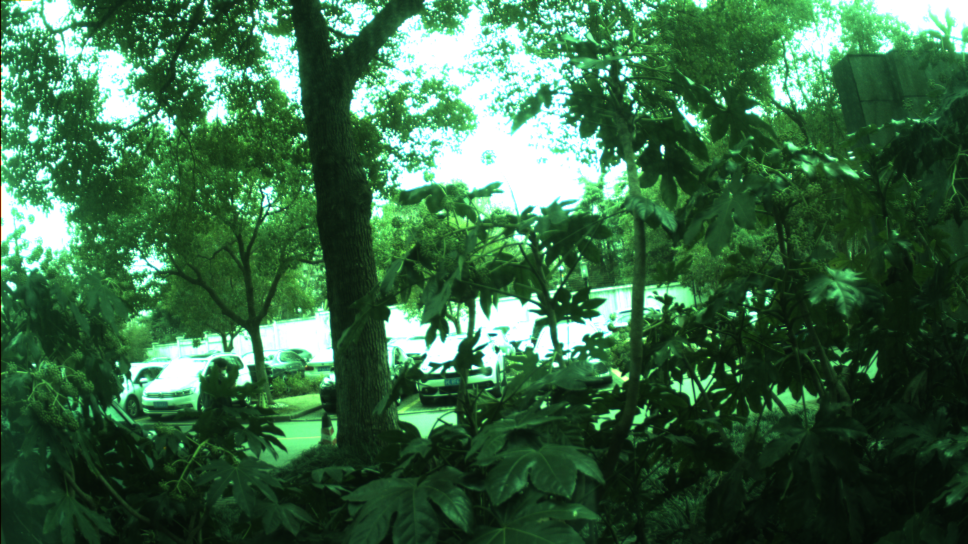
#> input picture img/day-0.png, 1936 x 1088 px, found by its file name (shown at 1/2 size)
$ python HE_FPGA.py
#> lines starting #> are read from the running program, lines starting #| are printed output that depends on the picture
# ****************************************************************************************#
# Encoding:         UTF-8
# ----------------------------------------------------------------------------------------
# File Name:        HE_FPGA.py
# Descriptions:     直方图均衡化（硬件思路验证）
# -----------------------------------------README-----------------------------------------
# 对硬件设计思路的验证，执行效率很低。
#
# 可以对RGB彩图做处理：先转换到HSV空间，对V通道做处理，然后再还原回RGB。
#
# ----------------------------------------------------------------------------------------
# ****************************************************************************************#


import cv2
import numpy as np
from time import time


def hsv2bgr(bgr: np.ndarray, new_V: np.ndarray):
    tmp = bgr.astype(np.uint32) * new_V.astype(np.uint32)[:, :, None]
    m = bgr.astype(np.uint32).max(axis=-1)[:, :, None]
    m[m == 0] = 1  # 避免除零
    dst = tmp / m
    dst = dst.clip(0, 255).astype(np.uint8)
    return dst


def HE(img: np.ndarray):
    gray = img.max(axis=-1)
    height, width = gray.shape
    pdf = np.zeros(256, dtype=int)
    cdf = np.zeros(256)
    # 统计直方图分布
    for i in range(height):
        for j in range(width):
            index = gray[i][j]
            pdf[index] += 1
    # 计算累积分布直方图
    cdf = pdf.cumsum() // 8192
    cdf = cdf.astype(np.uint8)

    print("cdf done!")

    new_V = np.ndarray(gray.shape)
    # 均衡化
    for i in range(height):
        for j in range(width):
            new_V[i][j] = cdf[gray[i][j]]
    dst = hsv2bgr(img, new_V)
    return dst


if __name__ == "__main__":
    path = "./img/day-0.png"
    src = cv2.imread(path)[4:1084, 8:1928]
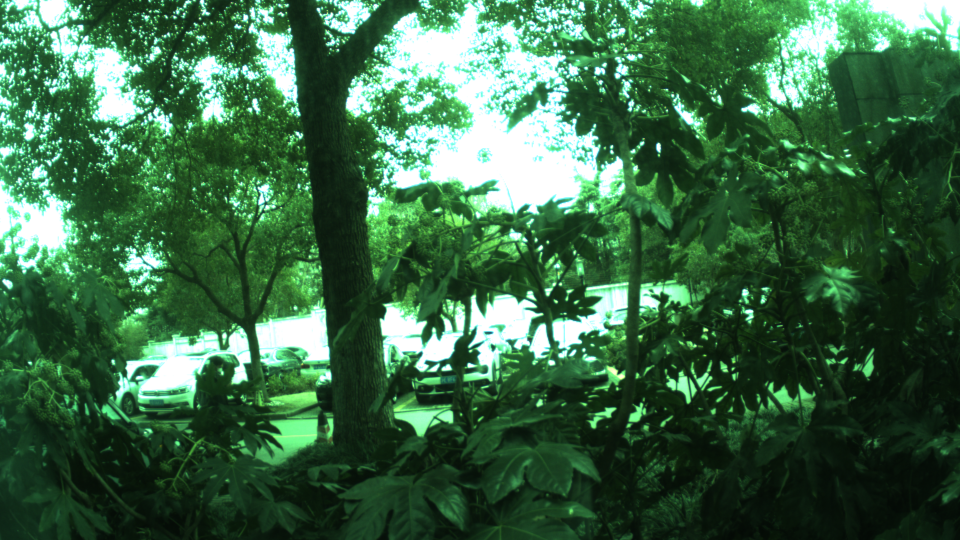
#> src: shape (1080, 1920, 3) (shown at 1/2 size); mean B, G, R 70.3, 104.1, 59.6

    start = time()
    dst = HE(src)
#> in HE, `gray = img.max(axis=-1)`:
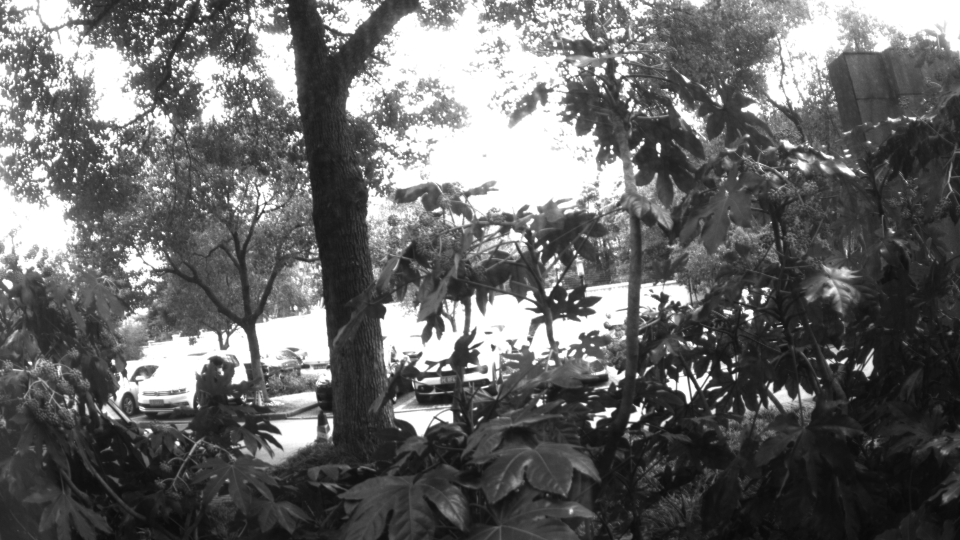
#> gray: shape (1080, 1920) (shown at 1/2 size); min 8, max 255, mean 104.2
#> after the loop in HE, `for i in range(height):`: pdf = 256 values, max 297649 at index 255, min 0 at index 0, mean 8100
#> in HE, `cdf = pdf.cumsum() // 8192`: cdf = 256 values from 0 to 253
#> after the loop in HE, `for i in range(height):`:
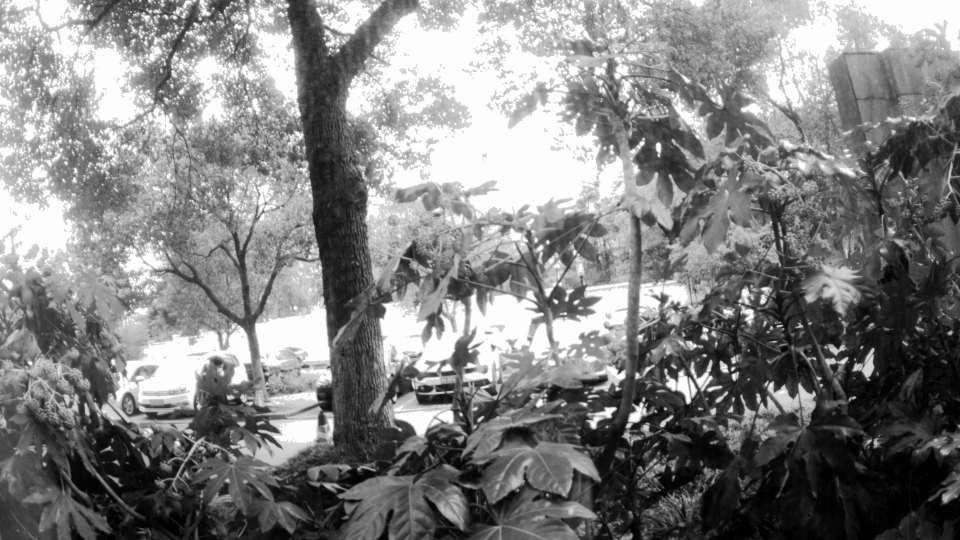
#> new_V: shape (1080, 1920) float64 (shown at 1/2 size); min 0, max 253, mean 129.4
#> in hsv2bgr, `tmp = bgr.astype(np.uint32) * new_V.astype(np.uint32)[:, :, None]`:
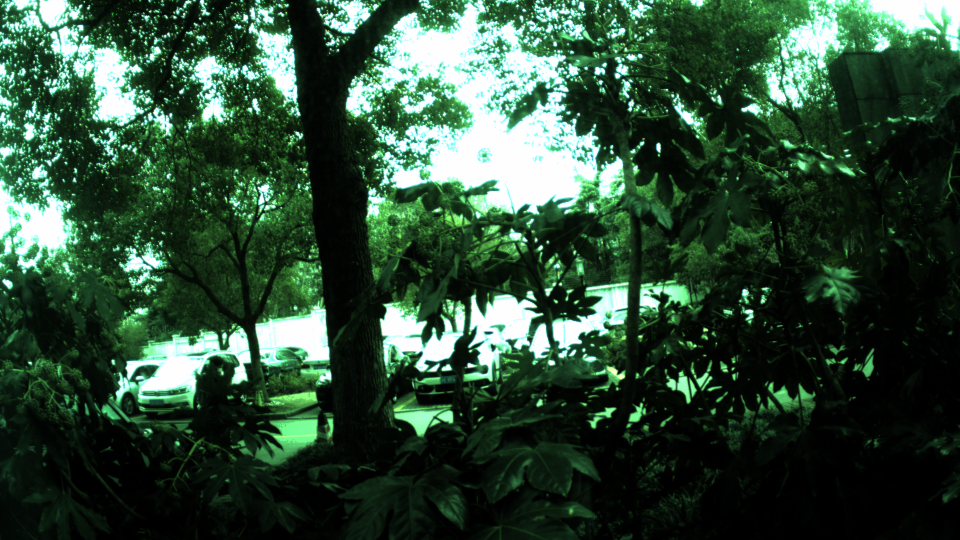
#> tmp: shape (1080, 1920, 3) uint32 (shown at 1/2 size); mean B, G, R 14091.6, 19173.3, 12105.7; drawn with min black and max white
#> in hsv2bgr, `dst = tmp / m`:
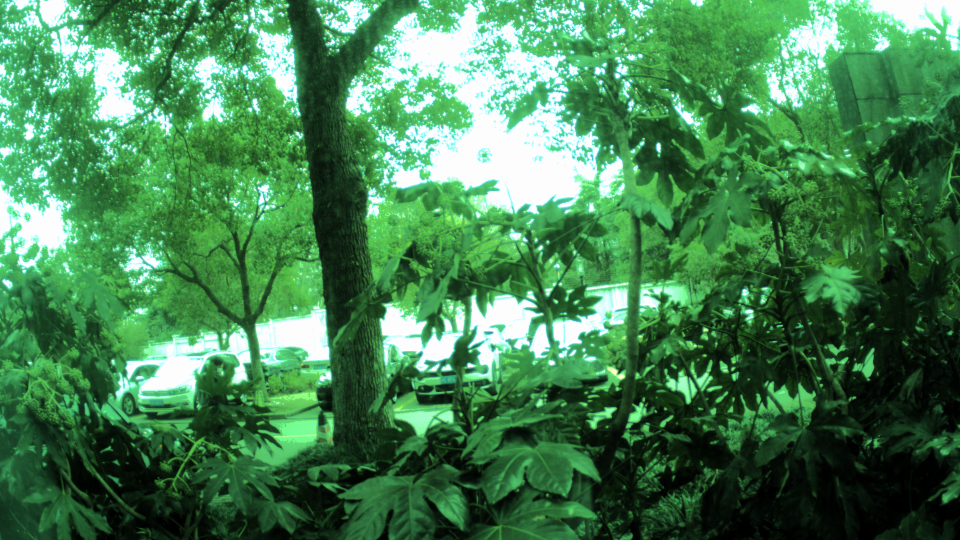
#> dst: shape (1080, 1920, 3) float64 (shown at 1/2 size); mean B, G, R 82.8, 129.3, 69.9
    print(f"Running time = {time()-start}s")

    cv2.imshow("src", cv2.resize(src, (960, 540)))
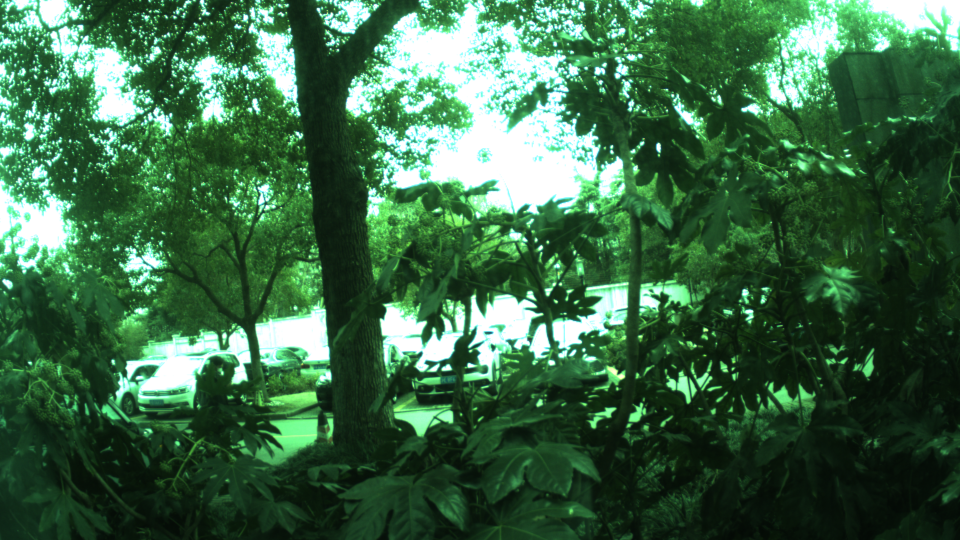
#> window 'src': shape (540, 960, 3); mean B, G, R 70.4, 104.2, 59.7
    cv2.imshow("dst", cv2.resize(dst, (960, 540)))
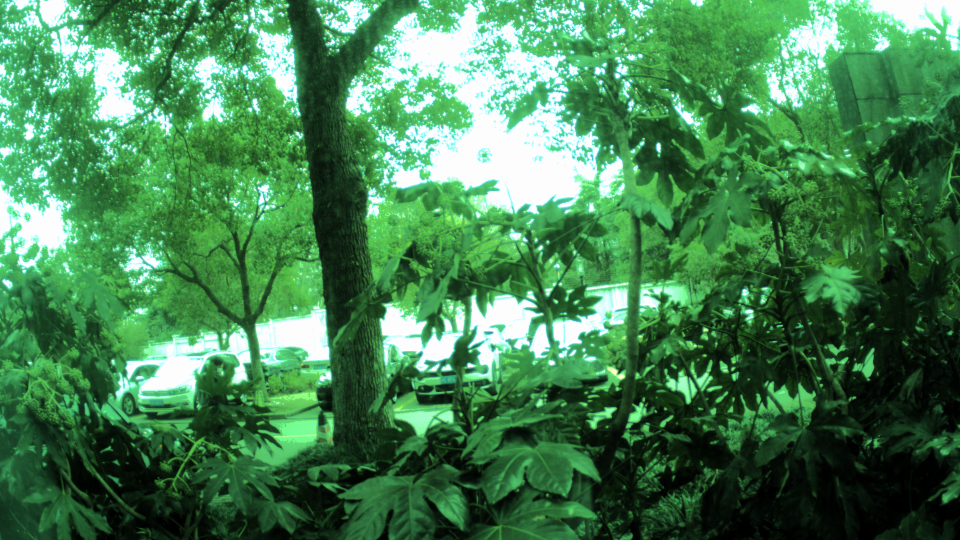
#> window 'dst': shape (540, 960, 3); mean B, G, R 82.5, 129.4, 69.6
    cv2.waitKey()
    cv2.destroyAllWindows()
